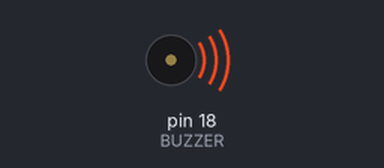
Simulated run of this sketch. Board: Arduino Uno, built with avr-gcc and run on an emulated ATmega328P. Parts: buzzer (waves = sounding).

Above: at 0.1 s.
At 2.2 s:
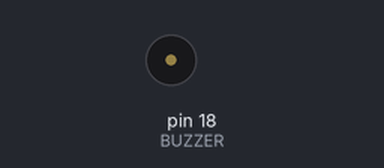
Timing chart, 0 to 3.7 s (numbered marks = the images above):
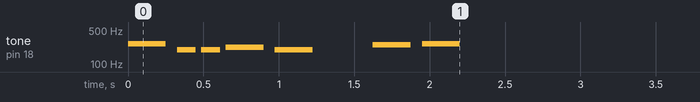

The sketch:

buzzer.ino
```cpp
#define BUZZER 18  // GPIO18

// sequenza di note come frequenze
int melody[] = {
  262, 196, 196, 220, 196, 0, 247, 262
};

// durata delle note: 4 = un quarto, 8 = un ottavo
int noteDurations[] = {
  4, 8, 8, 4, 4, 4, 4, 4
};

void setup() {
  // ciclo per eseguire le note
  for (int thisNote = 0; thisNote < 8; thisNote++) {
    int noteDuration = 1000 / noteDurations[thisNote];
    // uno di tone per suonare
    tone(BUZZER, melody[thisNote], noteDuration);
    // aumento leggermente la pausa
    int pauseBetweenNotes = noteDuration * 1.30;
    delay(pauseBetweenNotes);
    noTone(BUZZER);
  }
}

void loop() {}
```
